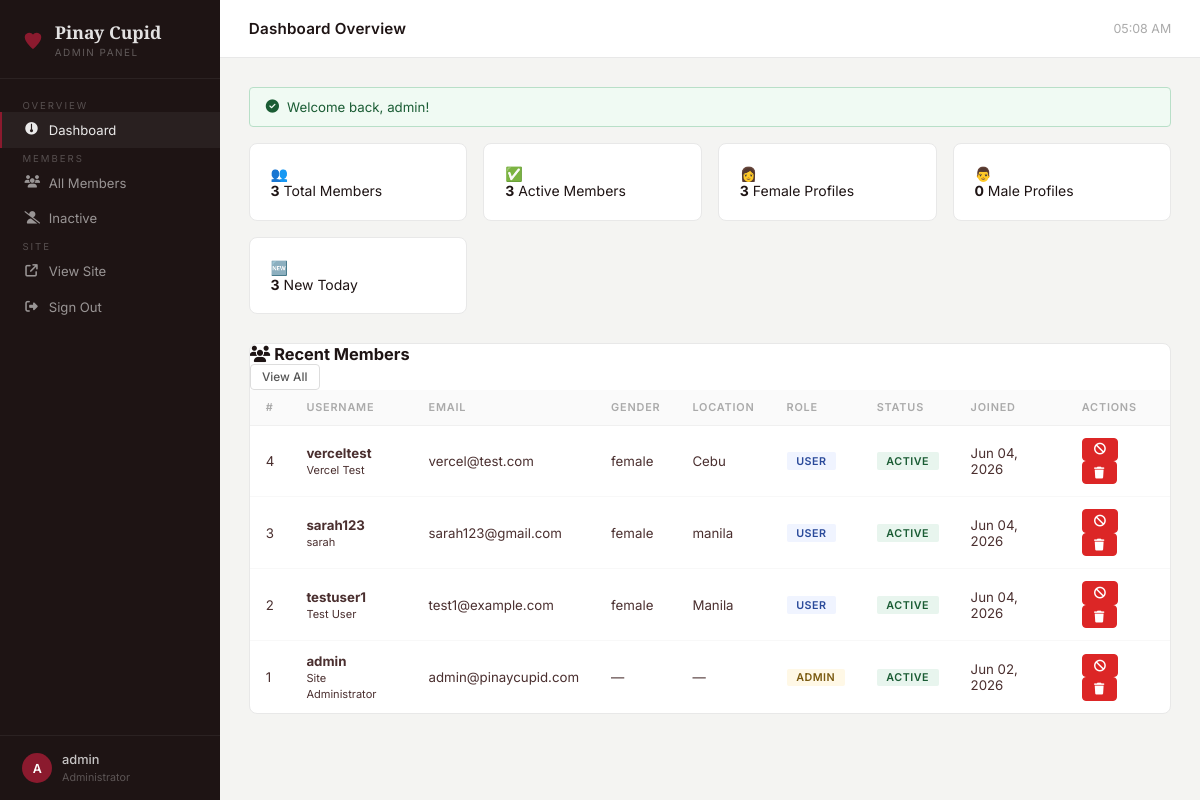
Page /admin (signed in) on the earlier database version.
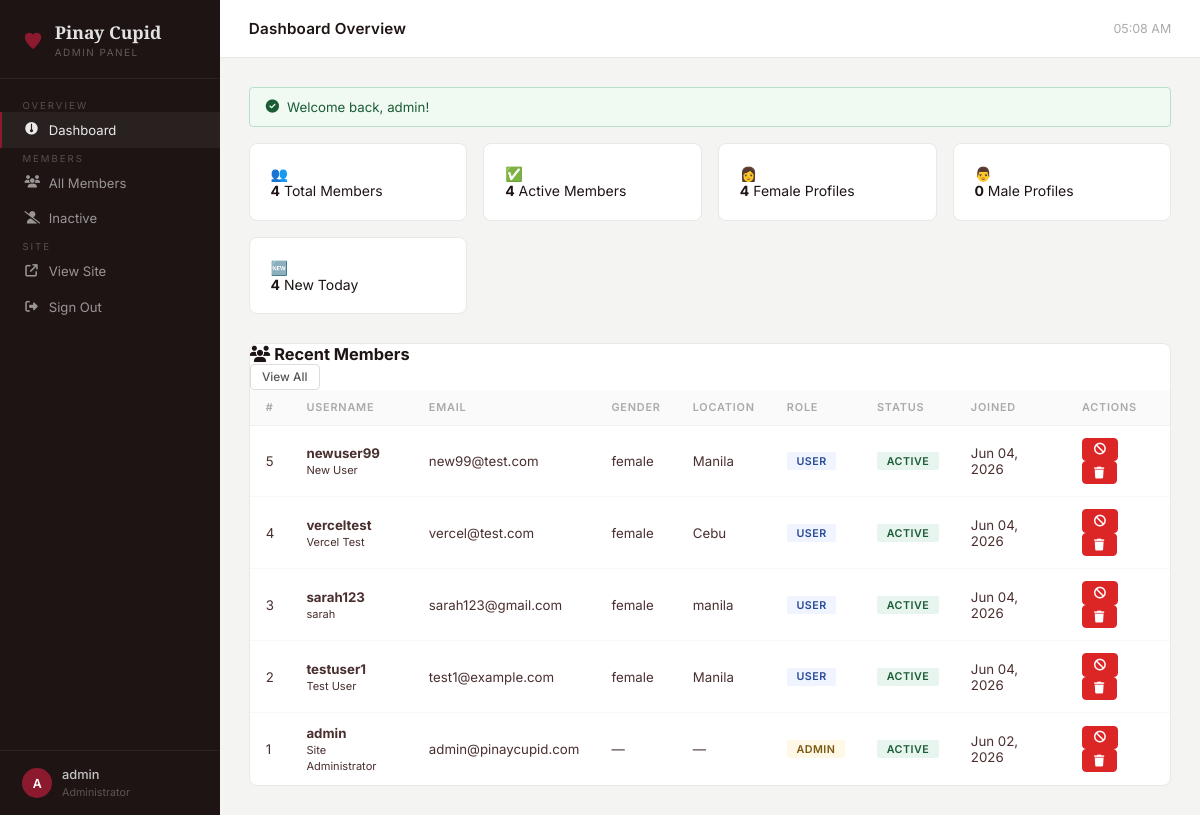
Same page on the later database version.
### database.py (models this page shows)
class User(Base):
    __tablename__ = "users"
    id              = Column(Integer, primary_key=True, index=True)
    username        = Column(String(50),  unique=True, index=True, nullable=False)
    email           = Column(String(120), unique=True, index=True, nullable=False)
    hashed_password = Column(String(256), nullable=False)
    role            = Column(Enum(RoleEnum), default=RoleEnum.user, nullable=False)
    is_active       = Column(Boolean, default=True)
    is_verified     = Column(Boolean, default=False)
    created_at      = Column(DateTime, default=datetime.utcnow)
    full_name     = Column(String(100), nullable=True)
    age           = Column(Integer,     nullable=True)
    gender        = Column(Enum(GenderEnum), nullable=True)
    location      = Column(String(100), nullable=True)
    bio           = Column(Text,        nullable=True)
    looking_for   = Column(String(200), nullable=True)
    religion      = Column(String(50),  nullable=True)
    occupation    = Column(String(100), nullable=True)
    profile_photo = Column(String(255), nullable=True)
    last_login    = Column(DateTime,    nullable=True)

### app.py (the view)
@app.get("/admin", response_class=HTMLResponse)
def admin_dashboard(request: Request, db: Session = Depends(get_db)):
    admin = get_current_user(request, db)
    if not admin or admin.role != RoleEnum.admin:
        return RedirectResponse("/login", status_code=302)
    today     = datetime.utcnow().date()
    new_today = db.query(User).filter(
        User.role == RoleEnum.user,
        User.created_at >= datetime(today.year, today.month, today.day),
    ).count()
    return admin_render(request, "admin/dashboard.html", {
        "stats": {
            "total_users":  db.query(User).filter(User.role == RoleEnum.user).count(),
            "active_users": db.query(User).filter(User.role == RoleEnum.user, User.is_active == True).count(),
            "female_users": db.query(User).filter(User.role == RoleEnum.user, User.gender == GenderEnum.female).count(),
            "male_users":   db.query(User).filter(User.role == RoleEnum.user, User.gender == GenderEnum.male).count(),
            "new_today":    new_today,
        },
        "recent_users": db.query(User).order_by(User.created_at.desc()).limit(10).all(),
    }, db)

### templates/admin/dashboard.html (shortened to what this page needs)
{% extends "admin/base_admin.html" %}
{% block page_title %}Dashboard Overview{% endblock %}
{% block content %}
<div class="stats-row">
  <div class="stat-card">
    <div class="stat-icon stat-icon-red"><span style="color:var(--red-main);">👥</span></div>
    <div class="stat-info">
      <strong>{{ stats.total_users }}</strong>
      <span>Total Members</span>
    </div>
  </div>
  <div class="stat-card">
    <div class="stat-icon stat-icon-green"><span>✅</span></div>
    <div class="stat-info">
      <strong>{{ stats.active_users }}</strong>
      <span>Active Members</span>
    </div>
  </div>
  <div class="stat-card">
    <div class="stat-icon stat-icon-blue"><span>👩</span></div>
    <div class="stat-info">
      <strong>{{ stats.female_users }}</strong>
      <span>Female Profiles</span>
    </div>
  </div>
  <div class="stat-card">
    <div class="stat-icon stat-icon-gold"><span>👨</span></div>
    <div class="stat-info">
      <strong>{{ stats.male_users }}</strong>
      <span>Male Profiles</span>
    </div>
  </div>
  <div class="stat-card">
    <div class="stat-icon stat-icon-red"><span>🆕</span></div>
    <div class="stat-info">
      <strong>{{ stats.new_today }}</strong>
      <span>New Today</span>
    </div>
  </div>
</div>
<div class="table-card">
  <div class="table-header">
    <h3><i class="fa-solid fa-users"></i> Recent Members</h3>
    <a href="/admin/users" class="btn btn-outline btn-sm">View All</a>
  </div>
  <table>
    <thead>
      <tr>
        <th>#</th>
        <th>Username</th>
        <th>Email</th>
        <th>Gender</th>
        <th>Location</th>
        <th>Role</th>
        <th>Status</th>
        <th>Joined</th>
        <th>Actions</th>
      </tr>
    </thead>
    <tbody>
      {% for user in recent_users %}
      <tr>
        <td>{{ user.id }}</td>
        <td>
          <strong>{{ user.username }}</strong>
          {% if user.full_name %}<br/><small style="color:var(--text-light);">{{ user.full_name }}</small>{% endif %}
        </td>
        <td>{{ user.email }}</td>
        <td>{{ user.gender.value if user.gender else '—' }}</td>
        <td>{{ user.location or '—' }}</td>
        <td><span class="badge badge-{{ user.role.value }}">{{ user.role.value }}</span></td>
        <td>
          {% if user.is_active %}
            <span class="badge badge-active">Active</span>
          {% else %}
            <span class="badge badge-inactive">Inactive</span>
          {% endif %}
        </td>
        <td>{{ user.created_at.strftime('%b %d, %Y') }}</td>
        <td>
          <a href="/admin/users/{{ user.id }}/toggle" class="btn btn-sm {% if user.is_active %}btn-danger{% else %}btn-success{% endif %}">
            {% if user.is_active %}<i class="fa-solid fa-ban"></i>{% else %}<i class="fa-solid fa-check"></i>{% endif %}
          </a>
          <a href="/admin/users/{{ user.id }}/delete" class="btn btn-sm btn-danger"
             onclick="return confirm('Delete {{ user.username }}? This cannot be undone.')">
            <i class="fa-solid fa-trash"></i>
          </a>
        </td>
      </tr>
      {% else %}
      <tr><td colspan="9" style="text-align:center;color:var(--text-light);padding:2rem;">No members yet.</td></tr>
      {% endfor %}
    </tbody>
  </table>
</div>
{% endblock %}

### templates/admin/base_admin.html (shortened to what this page needs)
<!DOCTYPE html>
<html lang="en">
<head>
  <link href="https://cdnjs.cloudflare.com/ajax/libs/font-awesome/6.5.0/css/all.min.css" rel="stylesheet" />
</head>
<body>
<div class="sidebar">
  <div class="sidebar-brand">
    <svg viewBox="0 0 24 24" fill="currentColor">
      <path d="M12 21C12 21 3 13.5 3 8a5 5 0 0 1 9-3 5 5 0 0 1 9 3c0 5.5-9 13-9 13z"/>
    </svg>
    <div class="sidebar-brand-text">
      <h2>Pinay Cupid</h2>
      <span>Admin Panel</span>
    </div>
  </div>
  <nav class="sidebar-nav">
    <span class="nav-label">Overview</span>
    <a href="/admin" class="{% if request.url.path == '/admin' %}active{% endif %}">
      <i class="fa-solid fa-gauge-simple"></i> Dashboard
    </a>
    <span class="nav-label">Members</span>
    <a href="/admin/users" class="{% if '/admin/users' in request.url.path and 'inactive' not in request.url.query %}active{% endif %}">
      <i class="fa-solid fa-users"></i> All Members
    </a>
    <a href="/admin/users?filter=inactive">
      <i class="fa-solid fa-user-slash"></i> Inactive
    </a>
    <span class="nav-label">Site</span>
    <a href="/" target="_blank">
      <i class="fa-solid fa-arrow-up-right-from-square"></i> View Site
    </a>
    <a href="/logout">
      <i class="fa-solid fa-right-from-bracket"></i> Sign Out
    </a>
  </nav>
  <div class="sidebar-footer">
    <div class="admin-pill">
      <div class="admin-avatar-sm">{{ admin.username[0].upper() }}</div>
      <div class="admin-pill-text">
        <strong>{{ admin.username }}</strong>
        <span>Administrator</span>
      </div>
    </div>
  </div>
</div>
<div class="main-content">
  <div class="topbar">
    <h1>{% block page_title %}Dashboard{% endblock %}</h1>
    <div class="topbar-right">
      <span id="clock"></span>
    </div>
  </div>
  <div class="page-body">
    {% if messages %}
      {% for msg in messages %}
        <div class="flash flash-{{ msg.type }}">
          {% if msg.type == 'success' %}
            <i class="fa-solid fa-circle-check"></i>
          {% else %}
            <i class="fa-solid fa-circle-exclamation"></i>
          {% endif %}
          {{ msg.text }}
        </div>
      {% endfor %}
    {% endif %}
    {% block content %}{% endblock %}
  </div>
</div>
</body>
</html>

Differences in the rows shown:
added User: id "5", username "newuser99", full_name "New User", email "new99@test.com", gender "female", location "Manila", role.value "USER", is_active "ACTIVE", created_at "Jun 04, 2026"
Other differences:
{{ stats.total_users }}: "3" → "4"
{{ stats.active_users }}: "3" → "4"
{{ stats.female_users }}: "3" → "4"
{{ stats.new_today }}: "3" → "4"
